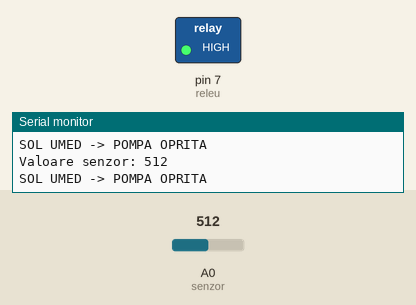
Simulated run of this sketch. Board: Arduino Uno, built with avr-gcc and run on an emulated ATmega328P. Parts: switched loads named in the sketch (green lamp = pin HIGH), the last lines printed to the serial monitor. The test bench sets the inputs (shaded band); at power-on: A0 (senzor) = 512.

Above: at 1.8 s.
1.9 s: A0 (senzor) set to 793
3.4 s: A0 (senzor) set to 809
At 4.3 s:
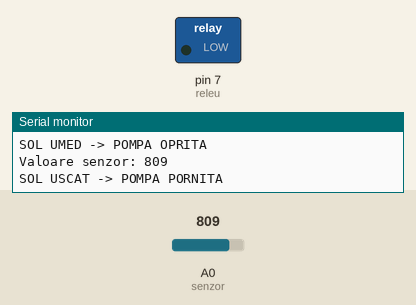
5.5 s: A0 (senzor) set to 790
At 7.0 s:
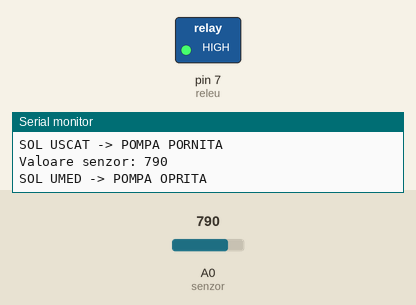
7.5 s: A0 (senzor) set to 810
At 8.6 s:
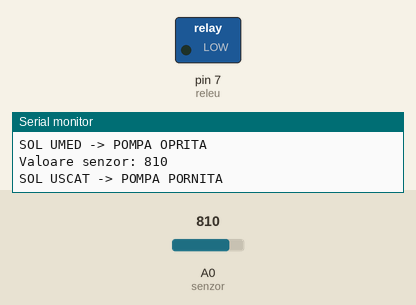
Timing chart, 0 to 10.5 s (numbered marks = the images above; inputs shaded):
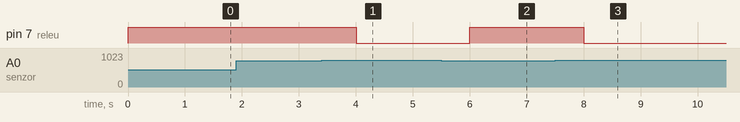

The sketch:

licenta_program.ino
```cpp
int senzor = A0;
int releu = 7;

void setup() {
  Serial.begin(9600);

  pinMode(releu, OUTPUT);

  // Pompa oprita la pornire
  digitalWrite(releu, LOW);
}

void loop() {

  int valoare = analogRead(senzor);

  Serial.print("Valoare senzor: ");
  Serial.println(valoare);

  if (valoare < 800) {

    Serial.println("SOL UMED -> POMPA OPRITA");
    digitalWrite(releu, HIGH);

  } else {

    Serial.println("SOL USCAT -> POMPA PORNITA");
    digitalWrite(releu, LOW);

  }

  delay(1000);
}
```

Measured:
- the behaviour switches between 799 and 800 on A0 (senzor) (found by bisection; images 0 and 1)
- after the input at 3.4 s, pin 7 (releu): HIGH → LOW after 0.60 s
- after the input at 5.5 s, pin 7 (releu): LOW → HIGH after 0.50 s
- after the input at 7.5 s, pin 7 (releu): HIGH → LOW after 0.51 s
